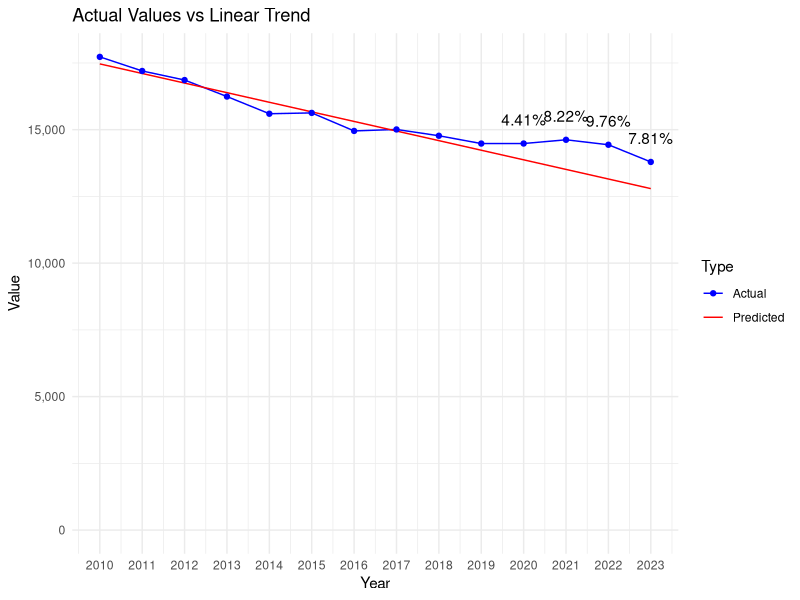

The R script that drew this image:
# Load necessary libraries
library(dplyr)
library(readr)
library(ggplot2)

# Defines the data as a named vector
data <- c(
  `2010` = 17727, `2011` = 17199, `2012` = 16859, `2013` = 16241, `2014` = 15597,
  `2015` = 15628, `2016` = 14953, `2017` = 15008, `2018` = 14772, `2019` = 14480,
  `2020` = 14481, `2021` = 14621, `2022` = 14435, `2023` = 13791
)

# Extracts data for the decade and recent years
decade <- data[as.character(2010:2019)]
recent_years <- data[as.character(2020:2023)]

# Fits a linear model to the decade data
years <- as.numeric(names(decade))
lm_model <- lm(decade ~ years)

# Predicts values for 2020 to 2023 based on the linear model
predicted_values <- predict(lm_model, newdata = data.frame(years = as.numeric(names(recent_years))))

# Calculates deviations from the linear trend
deviations <- recent_years - predicted_values

# Calculates the mean and standard deviation of the decade
decade_mean <- mean(decade)
decade_stddev <- sd(decade)

# Initializes vectors to store the calculated values
z_scores <- numeric(length(recent_years))
percent_deviations <- numeric(length(recent_years))

# Calculates and store the Z-scores, deviations, and percentage of deviations for recent years
for (i in 1:length(recent_years)) {
  year <- names(recent_years)[i]
  z_scores[i] <- (recent_years[year] - decade_mean) / decade_stddev
  deviation <- deviations[year]
  percent_deviations[i] <- (deviation / predicted_values[i]) * 100
  cat(sprintf("Year: %s, Z-score: %f, Deviation from linear trend: %f, Percentage of deviation: %f%%\n",
              year, z_scores[i], deviation, percent_deviations[i]))
}

# Prepare an extended range for predictions, including 2020 to 2023
extended_years <- as.numeric(c(names(decade), names(recent_years)))

# Predict values for the extended range based on the linear model
extended_predicted_values <- predict(lm_model, newdata = data.frame(years = extended_years))

# Create a data frame for plotting actual values
actual_plot_data <- data.frame(
  Year = as.numeric(names(data)),
  Value = data,
  Type = "Actual"
)

# Create a data frame for plotting predicted values
predicted_plot_data <- data.frame(
  Year = extended_years,
  Value = extended_predicted_values,
  Type = "Predicted"
)

# Combine actual and predicted data
plot_data <- rbind(actual_plot_data, predicted_plot_data)

# Create the line chart
p <- ggplot(plot_data, aes(x = Year, y = Value, color = Type)) +
  geom_line(aes(group = Type)) +
  geom_point(data = actual_plot_data, aes(x = Year, y = Value)) +
  theme_minimal() +
  labs(title = "Actual Values vs Linear Trend", x = "Year", y = "Value") +
  scale_color_manual(values = c("Actual" = "blue", "Predicted" = "red")) +
  scale_y_continuous(labels = scales::comma, limits = c(0, max(plot_data$Value))) +
  scale_x_continuous(breaks = extended_years) # Set breaks to every year

# Add percentage of deviation annotations for 2020 to 2023
for (i in 1:length(recent_years)) {
  year <- as.numeric(names(recent_years)[i])
  deviation_value <- percent_deviations[i]
  p <- p + annotate("text", x = year, y = data[as.character(year)], label = paste0(round(deviation_value, 2), "%"), vjust = -1.5)
}

# Print the plot
print(p)
